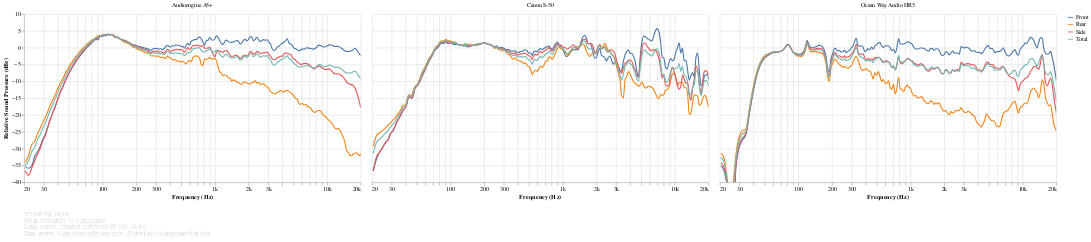

The code cell stored with this chart in its notebook:
### Markdown cell above
[ANSI-CTA-2034-A](https://shop.cta.tech/products/standard-method-of-measurement-for-in-home-loudspeakers) section 5.2 defines the following Horizontal Reflection curves as the power average of the responses at the following horizontal angles:

- **Front**: ±0-30°
- **Side**: ±40-80°
- **Rear**: ±90-180° (i.e. rear semicircle)

### Code cell
#@markdown
def reflection_responses_chart(axis):
    return frequency_response_db_chart(
        speakers_fr_ready
            .loc[:, f'{axis} Reflections']
            .rename_axis(columns=['Direction'])
            .rename(columns=lambda column:
                    re.sub(f' ?{axis} ?', '', re.sub(' ?Reflection ?', '', column))),
        lambda chart: lsx.util.pipe(chart
            .encode(sound_pressure_yaxis(), key_color()),
            speaker_facet, speaker_input),
        lambda chart: lsx.alt.interactive_line(chart),
        fold={},
        additional_tooltips=[alt.Tooltip('key', type='nominal', title='Direction')],
        sidebyside=True)

reflection_responses_chart('Horizontal')

### Figure 1 — Vega-Lite specification as saved in the notebook (floating-point values rounded to 4 significant figures; data arrays with more than 128 entries replaced by an {"elided": "..."} marker saying what was removed)
{"config": {"view": {"continuousWidth": 400, "continuousHeight": 300, "opacity": 0}}, "vconcat": [{"data": {"name": "data-71b55135ebe54a9c5191263e468713d0"}, "facet": {"type": "nominal", "field": "speaker", "title": null}, "spec": {"layer": [{"mark": {"type": "line", "clip": true, "interpolate": "monotone"}, "encoding": {"opacity": {"condition": {"value": 1, "selection": "selector026"}, "value": 0.2}}, "selection": {"selector026": {"type": "multi", "encodings": ["color"], "bind": "legend"}, "selector028": {"type": "interval", "bind": "scales", "encodings": ["x", "y"]}, "selector029": {"type": "single", "fields": ["speaker"], "bind": {"input": "select", "options": [null, "Audioengine A5+", "Canon S-50", "Ocean Way Audio HR5"], "labels": ["All", "Audioengine A5+", "Canon S-50", "Ocean Way Audio HR5"], "name": "Speaker: "}}}}, {"mark": {"type": "circle", "clip": true, "size": 100}, "encoding": {"fillOpacity": {"condition": {"value": 0.3, "selection": "selector027"}, "value": 0}}, "selection": {"selector027": {"type": "single", "on": "mouseover", "clear": "mouseout", "empty": "none", "encodings": ["x", "y"]}}}], "encoding": {"color": {"type": "nominal", "field": "key", "legend": {"symbolType": "stroke"}, "sort": null, "title": null}, "tooltip": [{"type": "nominal", "field": "key", "title": "Direction"}, {"type": "quantitative", "field": "frequency", "format": ".03s", "title": "Frequency (Hz)"}, {"type": "quantitative", "field": "value", "format": ".2f", "title": "Value (dB)"}], "x": {"type": "quantitative", "axis": {"format": "s"}, "field": "frequency", "scale": {"base": 10, "domain": [20, 20000], "nice": false, "type": "log"}, "title": "Frequency (Hz)"}, "y": {"type": "quantitative", "axis": {"grid": true}, "field": "value", "scale": {"domain": [-40, 10]}, "title": ["Relative Sound Pressure (dBr)"]}}, "height": 300, "transform": [{"flatten": ["frequency", "Front", "Rear", "Side", "Total"]}, {"fold": ["Front", "Rear", "Side", "Total"]}], "width": 600}, "transform": [{"filter": {"selection": "selector029"}}]}, {"mark": "text", "height": 1, "title": {"text": ["Smoothing: None", "Mean resolution: 19.5 pts/octave", "Data License: Creative Commons BY-NC-SA 4.0", "Data: amirm, AudioScienceReview.com - Plotted by Loudspeaker Explorer"], "anchor": "start", "color": "gray", "fontSize": 10, "fontWeight": "lighter"}, "width": 600}], "resolve": {"legend": {"color": "independent"}}, "$schema": "https://vega.github.io/schema/vega-lite/v4.8.1.json", "datasets": {"data-71b55135ebe54a9c5191263e468713d0": [{"speaker": "Audioengine A5+", "frequency": {"elided": "194 float values"}, "Front": {"elided": "194 float values"}, "Rear": {"elided": "194 float values"}, "Side": {"elided": "194 float values"}, "Total": {"elided": "194 float values"}}, {"speaker": "Canon S-50", "frequency": {"elided": "194 float values"}, "Front": {"elided": "194 float values"}, "Rear": {"elided": "194 float values"}, "Side": {"elided": "194 float values"}, "Total": {"elided": "194 float values"}}, {"speaker": "Ocean Way Audio HR5", "frequency": {"elided": "194 float values"}, "Front": {"elided": "194 float values"}, "Rear": {"elided": "194 float values"}, "Side": {"elided": "194 float values"}, "Total": {"elided": "194 float values"}}]}}
